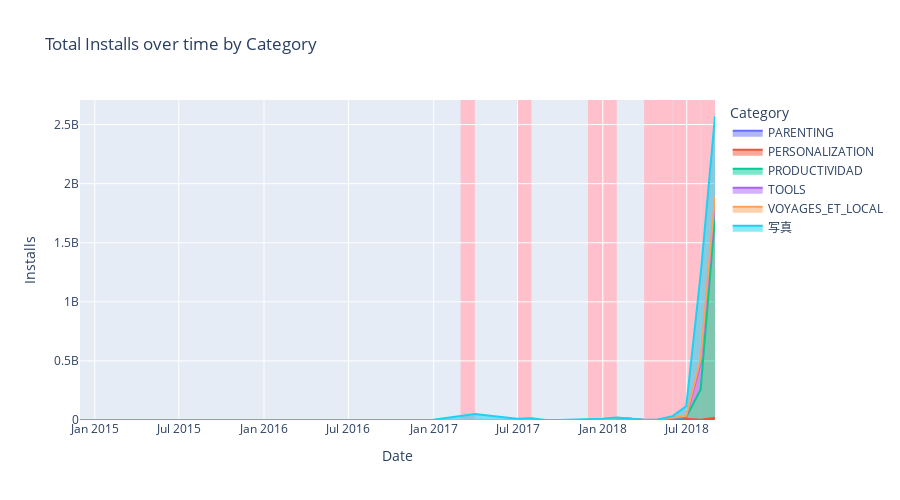

Notebook cell for this chart:
### Code cell
#In this graph we used Express and Go as go would be used to create the highlighted areas
fig16 = go.Figure()

plot_title = 'Total Installs over time by Category'

#This will create an area graph for each category and stack them on top of each other 
fig16 = px.area(
    stacked_graph,
    x='Last Updated',
    y='Installs',
    color='Category',
    title='Total Installs Over Time by Category'
)
'''
IMPORTANT LEARNING:
Here in the code below we we are taking every single month from the group of months which we extracted from the stcked graph which had more
than 25% of growth 

Then we take each month and subtract it with the previous month end
eg -> if month = 2018-08-13
then, pd.offsets.MonthEnd(1) then we'll get the previous month end which is 2018-07-31
What the pd.offset is doing is it's tellin pandas that we need to go back to the next month end.
In 2018-07-13 the date 13 is not what we want, we want either 30 or 31 which are month ends inorder to properly fill the whole month block
in this way we are getting just the block we need to highlight in that month
'''

#Now to highlight the months where the growth is more than 25% we don't really have any feature to highlight just a particular slot of the stacked graph 
#Instead I highlighted the intire block of the graph with the same color using vrect which is vertical rectangle
for month in highlight_months:
    fig16.add_vrect(
        x0=month - pd.offsets.MonthEnd(1), #I explained why we did this above
        x1=month,
        fillcolor='pink',
        layer='below', #without this the highlight will be done above the stacked graph by default hiding the graph so we had to explicitly mention this
        line_width=0 #without this we'll see thick margin of each month block (only used for aesthetic purposes)
    )

fig16.update_layout(
    title= plot_title,
    xaxis_title='Date',
    yaxis_title='Installs',
    hovermode='x unified', #this will give detailed info for each category when we hover
    height=500
)

fig16.show()


save_plot_as_html(fig16, "Stacked_Graph.html", "Personalization and Tools category dominated high quality app installs from 2017 onwards, capturing over 2.5 billion installations by late 2018, while other premium categories remained negligible")
is_live_time = (16 <= current_hr < 18)
register_live_plot(
    'Stacked_Graph.html',
    plot_title,
    is_live_time,
    4, 6
)

### Figure 1 — Plotly figure (JSON) as saved in the notebook; plotly's stock layout.template omitted (floating-point values rounded to 4 significant figures)
{"data": [{"fillpattern": {"shape": ""}, "hovertemplate": "Category=PARENTING<br>Last Updated=%{x}<br>Installs=%{y}<extra></extra>", "legendgroup": "PARENTING", "line": {"color": "#636efa"}, "marker": {"symbol": "circle"}, "mode": "lines", "name": "PARENTING", "orientation": "v", "showlegend": true, "stackgroup": "1", "type": "scatter", "x": ["2018-05-31T00:00:00.000000000", "2018-07-31T00:00:00.000000000"], "xaxis": "x", "y": [10000000, 600000], "yaxis": "y"}, {"fillpattern": {"shape": ""}, "hovertemplate": "Category=PERSONALIZATION<br>Last Updated=%{x}<br>Installs=%{y}<extra></extra>", "legendgroup": "PERSONALIZATION", "line": {"color": "#EF553B"}, "marker": {"symbol": "circle"}, "mode": "lines", "name": "PERSONALIZATION", "orientation": "v", "showlegend": true, "stackgroup": "1", "type": "scatter", "x": ["2016-12-31T00:00:00.000000000", "2017-09-30T00:00:00.000000000", "2018-01-31T00:00:00.000000000", "2018-02-28T00:00:00.000000000", "2018-06-30T00:00:00.000000000", "2018-07-31T00:00:00.000000000", "2018-08-31T00:00:00.000000000"], "xaxis": "x", "y": [2000000, 1000000, 10000000, 10000000, 10000000, 1500000, 20000000], "yaxis": "y"}, {"fillpattern": {"shape": ""}, "hovertemplate": "Category=PRODUCTIVIDAD<br>Last Updated=%{x}<br>Installs=%{y}<extra></extra>", "legendgroup": "PRODUCTIVIDAD", "line": {"color": "#00cc96"}, "marker": {"symbol": "circle"}, "mode": "lines", "name": "PRODUCTIVIDAD", "orientation": "v", "showlegend": true, "stackgroup": "1", "type": "scatter", "x": ["2016-10-31T00:00:00.000000000", "2018-06-30T00:00:00.000000000", "2018-07-31T00:00:00.000000000", "2018-08-31T00:00:00.000000000"], "xaxis": "x", "y": [1000000, 15000000, 256000000, 1705000000], "yaxis": "y"}, {"fillpattern": {"shape": ""}, "hovertemplate": "Category=TOOLS<br>Last Updated=%{x}<br>Installs=%{y}<extra></extra>", "legendgroup": "TOOLS", "line": {"color": "#ab63fa"}, "marker": {"symbol": "circle"}, "mode": "lines", "name": "TOOLS", "orientation": "v", "showlegend": true, "stackgroup": "1", "type": "scatter", "x": ["2017-08-31T00:00:00.000000000", "2018-01-31T00:00:00.000000000", "2018-05-31T00:00:00.000000000", "2018-07-31T00:00:00.000000000", "2018-08-31T00:00:00.000000000"], "xaxis": "x", "y": [50000, 1000000, 10000000, 222600000, 120000000], "yaxis": "y"}, {"fillpattern": {"shape": ""}, "hovertemplate": "Category=VOYAGES_ET_LOCAL<br>Last Updated=%{x}<br>Installs=%{y}<extra></extra>", "legendgroup": "VOYAGES_ET_LOCAL", "line": {"color": "#FFA15A"}, "marker": {"symbol": "circle"}, "mode": "lines", "name": "VOYAGES_ET_LOCAL", "orientation": "v", "showlegend": true, "stackgroup": "1", "type": "scatter", "x": ["2017-10-31T00:00:00.000000000", "2018-04-30T00:00:00.000000000", "2018-06-30T00:00:00.000000000", "2018-07-31T00:00:00.000000000", "2018-08-31T00:00:00.000000000"], "xaxis": "x", "y": [50000, 5000000, 11000000, 32100000, 46100000], "yaxis": "y"}, {"fillpattern": {"shape": ""}, "hovertemplate": "Category=写真<br>Last Updated=%{x}<br>Installs=%{y}<extra></extra>", "legendgroup": "写真", "line": {"color": "#19d3f3"}, "marker": {"symbol": "circle"}, "mode": "lines", "name": "写真", "orientation": "v", "showlegend": true, "stackgroup": "1", "type": "scatter", "x": ["2014-11-30T00:00:00.000000000", "2017-03-31T00:00:00.000000000", "2017-06-30T00:00:00.000000000", "2017-07-31T00:00:00.000000000", "2017-10-31T00:00:00.000000000", "2017-12-31T00:00:00.000000000", "2018-01-31T00:00:00.000000000", "2018-03-31T00:00:00.000000000", "2018-05-31T00:00:00.000000000", "2018-06-30T00:00:00.000000000", "2018-07-31T00:00:00.000000000", "2018-08-31T00:00:00.000000000"], "xaxis": "x", "y": [1000000, 50000000, 10000000, 15000000, 5000000, 10000000, 10000000, 2000000, 11000000, 81000000, 718000000, 681500000], "yaxis": "y"}], "layout": {"height": 500, "hovermode": "x unified", "legend": {"title": {"text": "Category"}, "tracegroupgap": 0}, "shapes": [{"fillcolor": "pink", "layer": "below", "line": {"width": 0}, "type": "rect", "x0": "2017-12-31T00:00:00", "x1": "2018-01-31T00:00:00", "xref": "x", "y0": 0, "y1": 1, "yref": "y domain"}, {"fillcolor": "pink", "layer": "below", "line": {"width": 0}, "type": "rect", "x0": "2018-07-31T00:00:00", "x1": "2018-08-31T00:00:00", "xref": "x", "y0": 0, "y1": 1, "yref": "y domain"}, {"fillcolor": "pink", "layer": "below", "line": {"width": 0}, "type": "rect", "x0": "2018-05-31T00:00:00", "x1": "2018-06-30T00:00:00", "xref": "x", "y0": 0, "y1": 1, "yref": "y domain"}, {"fillcolor": "pink", "layer": "below", "line": {"width": 0}, "type": "rect", "x0": "2018-06-30T00:00:00", "x1": "2018-07-31T00:00:00", "xref": "x", "y0": 0, "y1": 1, "yref": "y domain"}, {"fillcolor": "pink", "layer": "below", "line": {"width": 0}, "type": "rect", "x0": "2018-04-30T00:00:00", "x1": "2018-05-31T00:00:00", "xref": "x", "y0": 0, "y1": 1, "yref": "y domain"}, {"fillcolor": "pink", "layer": "below", "line": {"width": 0}, "type": "rect", "x0": "2018-03-31T00:00:00", "x1": "2018-04-30T00:00:00", "xref": "x", "y0": 0, "y1": 1, "yref": "y domain"}, {"fillcolor": "pink", "layer": "below", "line": {"width": 0}, "type": "rect", "x0": "2017-02-28T00:00:00", "x1": "2017-03-31T00:00:00", "xref": "x", "y0": 0, "y1": 1, "yref": "y domain"}, {"fillcolor": "pink", "layer": "below", "line": {"width": 0}, "type": "rect", "x0": "2017-06-30T00:00:00", "x1": "2017-07-31T00:00:00", "xref": "x", "y0": 0, "y1": 1, "yref": "y domain"}, {"fillcolor": "pink", "layer": "below", "line": {"width": 0}, "type": "rect", "x0": "2017-11-30T00:00:00", "x1": "2017-12-31T00:00:00", "xref": "x", "y0": 0, "y1": 1, "yref": "y domain"}], "title": {"text": "Total Installs over time by Category"}, "xaxis": {"anchor": "y", "domain": [0, 1], "title": {"text": "Date"}}, "yaxis": {"anchor": "x", "domain": [0, 1], "title": {"text": "Installs"}}}}
